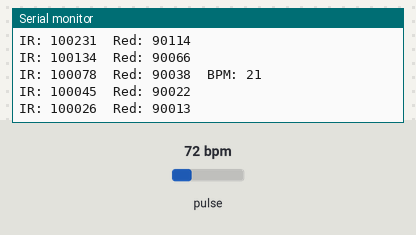
A sketch run on a simulated ESP32-C3. Shown: the last lines printed to the serial monitor. The inputs (shaded band) are chosen by the test bench; at power-on: pulse 72 bpm.

Above: at 3.2 s.
3.3 s: pulse set to 42 bpm
At 4.39 s:
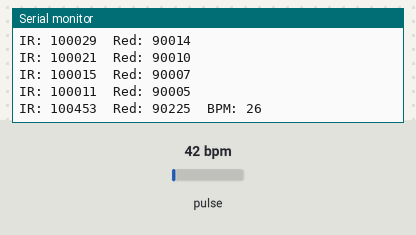
4.8 s: pulse set to 70 bpm
At 4.84 s:
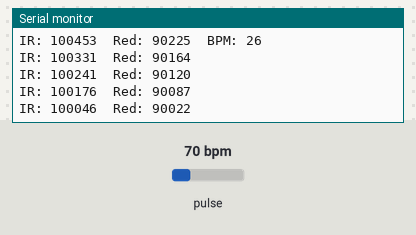
Timing chart, 0 to 7.8 s (numbered marks = the images above; inputs shaded):
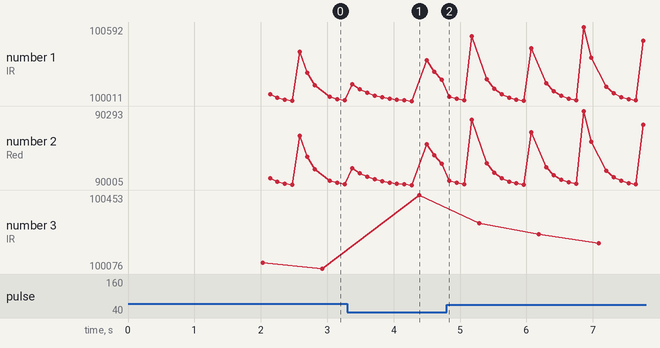

Measured:
- after the input at 3.3 s, the serial monitor: prints a new line after 0.08 s (image 1)
- plotted number 1: 100015 → 100176 after the input at 3.3 s
- plotted number 2: 90007 → 90087 after the input at 3.3 s
- plotted number 3: 100078 → 100453 after the input at 3.3 s

The sketch:

max30102.ino
```cpp
#include <Wire.h>
#include "MAX30105.h"     // Install SparkFun MAX3010x library
#include "heartRate.h"    // Comes with the same library

MAX30105 particleSensor;

void setup() {
  Serial.begin(115200);
  delay(2000);
  Serial.println("ESP32-C3 SuperMini Boot OK!");

  // Initialize I2C with correct pins (SDA = GPIO6, SCL = GPIO7)
  Wire.begin(6, 7);

  // Run I2C Scanner
  Serial.println("Scanning I2C devices...");
  byte error, address;
  int nDevices = 0;
  for (address = 1; address < 127; address++) {
    Wire.beginTransmission(address);
    error = Wire.endTransmission();
    if (error == 0) {
      Serial.print("I2C device found at 0x");
      if (address < 16) Serial.print("0");
      Serial.print(address, HEX);
      Serial.println(" !");
      nDevices++;
    }
  }
  if (nDevices == 0) Serial.println("No I2C devices found, check wiring!");

  // Initialize MAX30102
  Serial.println("Initializing MAX30102...");
  if (!particleSensor.begin(Wire, I2C_SPEED_STANDARD)) {
    Serial.println("MAX30102 not found. Please check wiring/power.");
    while (1);
  }

  particleSensor.setup(); // Configure with default settings
  particleSensor.setPulseAmplitudeRed(0x0A);   // Turn Red LED on
  particleSensor.setPulseAmplitudeGreen(0);    // Turn Green LED off
  Serial.println("MAX30102 initialization successful!");
}

void loop() {
  long irValue = particleSensor.getIR();
  long redValue = particleSensor.getRed();

  Serial.print("IR: ");
  Serial.print(irValue);
  Serial.print("\tRed: ");
  Serial.print(redValue);

  if (irValue < 50000) {
    Serial.println("\tNo finger detected");
  } else {
    if (checkForBeat(irValue)) {
      static unsigned long lastBeat = 0;
      static int beatsPerMinute;
      static int beatAvg;

      unsigned long delta = millis() - lastBeat;
      lastBeat = millis();

      beatsPerMinute = 60 / (delta / 1000.0);

      if (beatsPerMinute < 255 && beatsPerMinute > 20) {
        beatAvg = (beatAvg * 3 + beatsPerMinute) / 4;
        Serial.print("\tBPM: ");
        Serial.println(beatAvg);
      }
    } else {
      Serial.println();
    }
  }

  delay(100);
}
```
